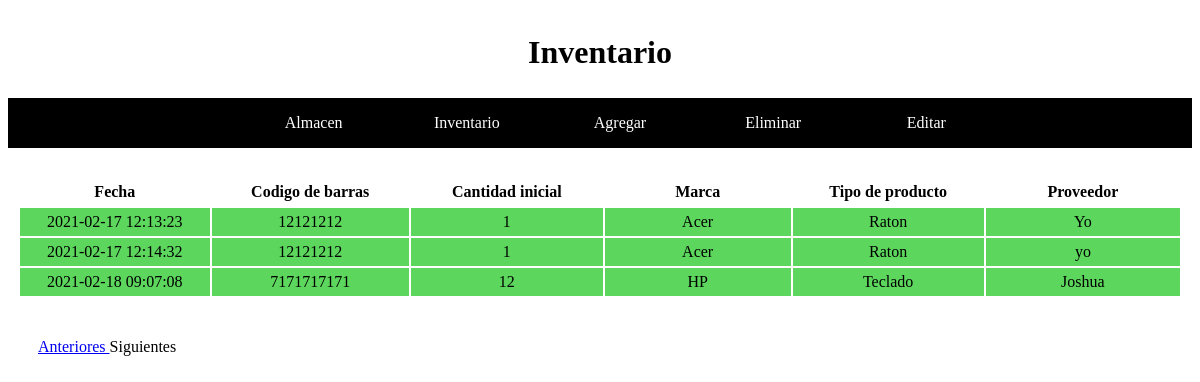
Before: /inventario.php?pos=25 with the older database file.
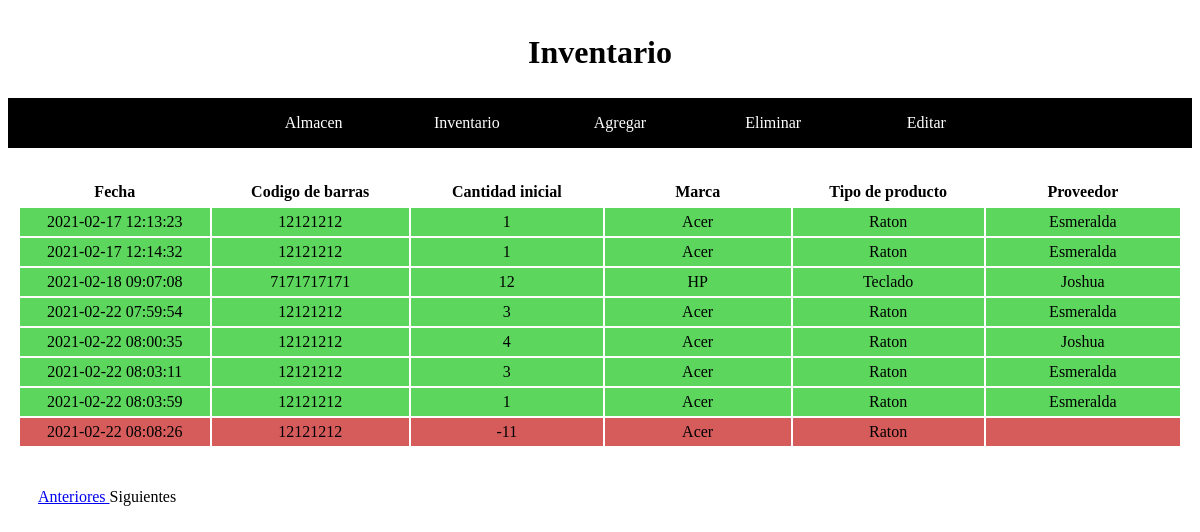
After: the same page with the newer database file.
### tables this page shows
CREATE TABLE "Inventario" (
	"CodigoDeBarras"	varchar(25) NOT NULL,
	"CantidadInicial"	INTEGER NOT NULL DEFAULT '1',
	"Proveedor"	TEXT,
	"fecha"	TIMESTAMP DEFAULT CURRENT_TIMESTAMP
);

CREATE TABLE "Recordar" (
	"CodigoDeBarras"	varchar(35) NOT NULL,
	"Descripcion"	varchar(100),
	"FotoP"	varchar(100) DEFAULT 'Sinfoto.png',
	"Minimo"	int DEFAULT 10,
	"Maximo"	int DEFAULT 20,
	"Marca"	varchar(35),
	"TipoDeProducto"	varchar(35)
);

### inventario.php (the view, shortened to what this page needs)
<?php
    if (isset($_REQUEST['pos']))
        $inicio=$_REQUEST['pos'];
    else
        $inicio=0;
?>
<!DOCTYPE html>
<html>
<head>
    <link rel="stylesheet" href="./estilo.css">
</head>
<body>
<header><h1 style={position:relative}>Inventario</h1></header>
<nav>
    <ul>
        <li><a href="./almacen.php"> Almacen </a></li>
        <li><a href="./inventario.php"> Inventario </a></li>
        <li><a href="./insertar.php"> Agregar </a></li>
        <li><a href="./eliminar.php"> Eliminar </a></li>
        <li><a href="./editar.php"> Editar </a></li>
    </ul>
</nav>
<?php
    $bd = new MiBD();
    $resultado = $bd->query("SELECT * FROM Inventario limit $inicio,25") or die("Problemas en el select:".mysqli_error($bd));
    echo "<table>";
    echo "<tr>";
    echo "<th> Fecha </th>";
    echo "<th> Codigo de barras </th>";
    echo "<th> Cantidad inicial </th>";
    echo "<th> Marca </th>";
    echo "<th> Tipo de producto </th>";
    echo "<th> Proveedor </th>";
    echo "</tr>";
    echo "<br>";
    $impresos=0;
    while ($row = $resultado->fetchArray()) {
        $impresos++;
        $MarcaP = $bd->query("SELECT Marca FROM Recordar WHERE CodigoDeBarras='$row[0]'") or die("Problemas en el select:".mysqli_error($bd));
        $MarcaP2 = $MarcaP-> fetchArray();
        $TipoP = $bd->query("SELECT TipoDeProducto FROM Recordar WHERE CodigoDeBarras='$row[0]'") or die("Problemas en el select:".mysqli_error($bd));
        $TipoP2 = $TipoP-> fetchArray();
        if ($row[1] < 0){
            echo "<tr class='CantRojo'>";
        }
        else{
            echo "<tr class='CantVerde'>";
        }
        echo "<td> $row[3] </td>";
        echo "<td> $row[0] </td>";
        echo "<td> $row[1] </td>";
        echo "<td> $MarcaP2[0] </td>";
        echo "<td> $TipoP2[0] </td>";
        echo "<td> $row[2] </td>";
        echo "</tr>";
    }
    echo "</table>";
    if ($inicio==0)
        echo "<div class='pagin'> Anteriores ";
    else
    {
        $anterior=$inicio-25;
        echo "<div class='pagin'> <a href=\"inventario.php?pos=$anterior\">Anteriores </a>";
    }
    if($impresos==25)
    {
        $proximo=$inicio+25;
        echo "<a href=\"inventario.php?pos=$proximo\">Siguientes</a> </div>";
    }
    else
        echo "Siguientes </div>";
?>
</body>
</html>

### estilo.css (style rules this page uses)
header { position:relative; margin:auto; text-align:center; padding:5px; }
nav { position:relative; margin:auto; width:100%; height:auto; background:black; }
nav ul { position:relative; margin:auto; width:70%; text-align: center; }
nav ul li { display:inline-block; width:18%; line-height:50px; list-style: none; }
nav ul li a { color:white; text-decoration: none; }
table { position: relative; margin: auto; text-align: center; padding: 10px; }
th, td { padding: 5px; width: 240px; }
.CantRojo { background-color: hsl(0, 60%, 60%); }
.CantVerde { background-color: hsl(120, 60%, 60%); }
.pagin { padding: 30px; }

Changed rows visible on the page:
changed inventario "2021-02-17 12:13:23": Proveedor "Yo" → "Esmeralda"
changed inventario "2021-02-17 12:14:32": Proveedor "yo" → "Esmeralda"
added inventario: fecha "2021-02-22 07:59:54", CodigoDeBarras "12121212", CantidadInicial "3", recordar.Marca "Acer", recordar.TipoDeProducto "Raton", Proveedor "Esmeralda"
added inventario: fecha "2021-02-22 08:00:35", CodigoDeBarras "12121212", CantidadInicial "4", recordar.Marca "Acer", recordar.TipoDeProducto "Raton", Proveedor "Joshua"
added inventario: fecha "2021-02-22 08:03:11", CodigoDeBarras "12121212", CantidadInicial "3", recordar.Marca "Acer", recordar.TipoDeProducto "Raton", Proveedor "Esmeralda"
added inventario: fecha "2021-02-22 08:03:59", CodigoDeBarras "12121212", CantidadInicial "1", recordar.Marca "Acer", recordar.TipoDeProducto "Raton", Proveedor "Esmeralda"
added inventario: fecha "2021-02-22 08:08:26", CodigoDeBarras "12121212", CantidadInicial "-11", recordar.Marca "Acer", recordar.TipoDeProducto "Raton"
